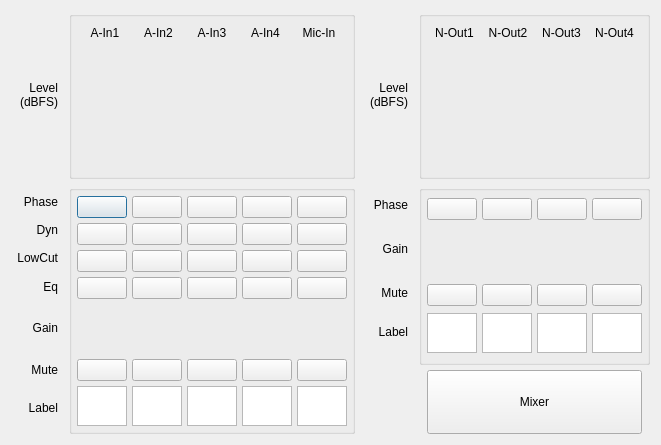
<?xml version="1.0" encoding="UTF-8"?>
<ui version="4.0">
 <class>DevSetting_WMIC_And_MicCenterDN_FangTu</class>
 <widget class="QDialog" name="DevSetting_WMIC_And_MicCenterDN_FangTu">
  <property name="geometry">
   <rect>
    <x>0</x>
    <y>0</y>
    <width>650</width>
    <height>439</height>
   </rect>
  </property>
  <property name="windowTitle">
   <string>Dialog</string>
  </property>
  <layout class="QGridLayout" name="gridLayout_7">
   <item row="0" column="0">
    <widget class="QWidget" name="widget_2" native="true">
     <layout class="QVBoxLayout" name="verticalLayout_3">
      <property name="spacing">
       <number>0</number>
      </property>
      <property name="rightMargin">
       <number>5</number>
      </property>
      <item>
       <spacer name="verticalSpacer_2">
        <property name="orientation">
         <enum>Qt::Vertical</enum>
        </property>
        <property name="sizeHint" stdset="0">
         <size>
          <width>20</width>
          <height>40</height>
         </size>
        </property>
       </spacer>
      </item>
      <item>
       <widget class="QLabel" name="label_16">
        <property name="text">
         <string>Level</string>
        </property>
        <property name="alignment">
         <set>Qt::AlignRight|Qt::AlignTrailing|Qt::AlignVCenter</set>
        </property>
       </widget>
      </item>
      <item>
       <widget class="QLabel" name="label_15">
        <property name="text">
         <string>(dBFS)</string>
        </property>
        <property name="alignment">
         <set>Qt::AlignRight|Qt::AlignTrailing|Qt::AlignVCenter</set>
        </property>
       </widget>
      </item>
      <item>
       <spacer name="verticalSpacer_3">
        <property name="orientation">
         <enum>Qt::Vertical</enum>
        </property>
        <property name="sizeHint" stdset="0">
         <size>
          <width>20</width>
          <height>40</height>
         </size>
        </property>
       </spacer>
      </item>
     </layout>
    </widget>
   </item>
   <item row="0" column="1">
    <widget class="QGroupBox" name="groupBox">
     <property name="title">
      <string/>
     </property>
     <layout class="QGridLayout" name="gridLayout">
      <item row="0" column="1">
       <widget class="QLabel" name="label_2">
        <property name="text">
         <string>A-In2</string>
        </property>
        <property name="alignment">
         <set>Qt::AlignCenter</set>
        </property>
       </widget>
      </item>
      <item row="1" column="2" alignment="Qt::AlignLeft">
       <widget class="VolumeWidget" name="Meter_AIn_3" native="true">
        <property name="minimumSize">
         <size>
          <width>33</width>
          <height>121</height>
         </size>
        </property>
        <property name="maximumSize">
         <size>
          <width>33</width>
          <height>121</height>
         </size>
        </property>
        <property name="MaxValue" stdset="0">
         <number>0</number>
        </property>
        <property name="MinValue" stdset="0">
         <number>-100</number>
        </property>
        <property name="SingleTrack" stdset="0">
         <bool>true</bool>
        </property>
        <property name="ScaleLabel" stdset="0">
         <bool>true</bool>
        </property>
       </widget>
      </item>
      <item row="1" column="0" alignment="Qt::AlignLeft">
       <widget class="VolumeWidget" name="Meter_AIn_1" native="true">
        <property name="minimumSize">
         <size>
          <width>33</width>
          <height>121</height>
         </size>
        </property>
        <property name="maximumSize">
         <size>
          <width>33</width>
          <height>121</height>
         </size>
        </property>
        <property name="MaxValue" stdset="0">
         <number>0</number>
        </property>
        <property name="MinValue" stdset="0">
         <number>-100</number>
        </property>
        <property name="SingleTrack" stdset="0">
         <bool>true</bool>
        </property>
        <property name="ScaleLabel" stdset="0">
         <bool>true</bool>
        </property>
       </widget>
      </item>
      <item row="1" column="1" alignment="Qt::AlignLeft">
       <widget class="VolumeWidget" name="Meter_AIn_2" native="true">
        <property name="minimumSize">
         <size>
          <width>33</width>
          <height>121</height>
         </size>
        </property>
        <property name="maximumSize">
         <size>
          <width>33</width>
          <height>121</height>
         </size>
        </property>
        <property name="MaxValue" stdset="0">
         <number>0</number>
        </property>
        <property name="MinValue" stdset="0">
         <number>-100</number>
        </property>
        <property name="SingleTrack" stdset="0">
         <bool>true</bool>
        </property>
        <property name="ScaleLabel" stdset="0">
         <bool>true</bool>
        </property>
       </widget>
      </item>
      <item row="0" column="0">
       <widget class="QLabel" name="label">
        <property name="text">
         <string>A-In1</string>
        </property>
        <property name="alignment">
         <set>Qt::AlignCenter</set>
        </property>
       </widget>
      </item>
      <item row="0" column="3">
       <widget class="QLabel" name="label_4">
        <property name="text">
         <string>A-In4</string>
        </property>
        <property name="alignment">
         <set>Qt::AlignCenter</set>
        </property>
       </widget>
      </item>
      <item row="0" column="2">
       <widget class="QLabel" name="label_3">
        <property name="text">
         <string>A-In3</string>
        </property>
        <property name="alignment">
         <set>Qt::AlignCenter</set>
        </property>
       </widget>
      </item>
      <item row="1" column="3" alignment="Qt::AlignLeft">
       <widget class="VolumeWidget" name="Meter_AIn_4" native="true">
        <property name="minimumSize">
         <size>
          <width>33</width>
          <height>121</height>
         </size>
        </property>
        <property name="maximumSize">
         <size>
          <width>33</width>
          <height>121</height>
         </size>
        </property>
        <property name="MaxValue" stdset="0">
         <number>0</number>
        </property>
        <property name="MinValue" stdset="0">
         <number>-100</number>
        </property>
        <property name="SingleTrack" stdset="0">
         <bool>true</bool>
        </property>
        <property name="ScaleLabel" stdset="0">
         <bool>true</bool>
        </property>
       </widget>
      </item>
      <item row="0" column="4">
       <widget class="QLabel" name="label_26">
        <property name="text">
         <string>Mic-In</string>
        </property>
        <property name="alignment">
         <set>Qt::AlignCenter</set>
        </property>
       </widget>
      </item>
      <item row="1" column="4" alignment="Qt::AlignLeft">
       <widget class="VolumeWidget" name="Meter_Mic_In" native="true">
        <property name="minimumSize">
         <size>
          <width>33</width>
          <height>121</height>
         </size>
        </property>
        <property name="maximumSize">
         <size>
          <width>33</width>
          <height>121</height>
         </size>
        </property>
        <property name="MaxValue" stdset="0">
         <number>0</number>
        </property>
        <property name="MinValue" stdset="0">
         <number>-100</number>
        </property>
        <property name="SingleTrack" stdset="0">
         <bool>true</bool>
        </property>
        <property name="ScaleLabel" stdset="0">
         <bool>true</bool>
        </property>
       </widget>
      </item>
     </layout>
    </widget>
   </item>
   <item row="0" column="2">
    <widget class="QWidget" name="widget_3" native="true">
     <layout class="QVBoxLayout" name="verticalLayout_4">
      <property name="spacing">
       <number>0</number>
      </property>
      <property name="rightMargin">
       <number>5</number>
      </property>
      <item>
       <spacer name="verticalSpacer_4">
        <property name="orientation">
         <enum>Qt::Vertical</enum>
        </property>
        <property name="sizeHint" stdset="0">
         <size>
          <width>20</width>
          <height>40</height>
         </size>
        </property>
       </spacer>
      </item>
      <item>
       <widget class="QLabel" name="label_17">
        <property name="text">
         <string>Level</string>
        </property>
        <property name="alignment">
         <set>Qt::AlignRight|Qt::AlignTrailing|Qt::AlignVCenter</set>
        </property>
       </widget>
      </item>
      <item>
       <widget class="QLabel" name="label_18">
        <property name="text">
         <string>(dBFS)</string>
        </property>
        <property name="alignment">
         <set>Qt::AlignRight|Qt::AlignTrailing|Qt::AlignVCenter</set>
        </property>
       </widget>
      </item>
      <item>
       <spacer name="verticalSpacer_5">
        <property name="orientation">
         <enum>Qt::Vertical</enum>
        </property>
        <property name="sizeHint" stdset="0">
         <size>
          <width>20</width>
          <height>40</height>
         </size>
        </property>
       </spacer>
      </item>
     </layout>
    </widget>
   </item>
   <item row="0" column="3">
    <widget class="QGroupBox" name="groupBox_2">
     <property name="title">
      <string/>
     </property>
     <layout class="QGridLayout" name="gridLayout_2">
      <item row="0" column="0">
       <widget class="QLabel" name="label_5">
        <property name="text">
         <string>N-Out1</string>
        </property>
        <property name="alignment">
         <set>Qt::AlignCenter</set>
        </property>
       </widget>
      </item>
      <item row="0" column="1">
       <widget class="QLabel" name="label_8">
        <property name="text">
         <string>N-Out2</string>
        </property>
        <property name="alignment">
         <set>Qt::AlignCenter</set>
        </property>
       </widget>
      </item>
      <item row="0" column="2">
       <widget class="QLabel" name="label_6">
        <property name="text">
         <string>N-Out3</string>
        </property>
        <property name="alignment">
         <set>Qt::AlignCenter</set>
        </property>
       </widget>
      </item>
      <item row="0" column="3">
       <widget class="QLabel" name="label_7">
        <property name="text">
         <string>N-Out4</string>
        </property>
        <property name="alignment">
         <set>Qt::AlignCenter</set>
        </property>
       </widget>
      </item>
      <item row="1" column="0" alignment="Qt::AlignLeft">
       <widget class="VolumeWidget" name="Meter_NOut_1" native="true">
        <property name="minimumSize">
         <size>
          <width>33</width>
          <height>121</height>
         </size>
        </property>
        <property name="maximumSize">
         <size>
          <width>33</width>
          <height>121</height>
         </size>
        </property>
        <property name="MaxValue" stdset="0">
         <number>0</number>
        </property>
        <property name="MinValue" stdset="0">
         <number>-100</number>
        </property>
        <property name="SingleTrack" stdset="0">
         <bool>true</bool>
        </property>
        <property name="ScaleLabel" stdset="0">
         <bool>true</bool>
        </property>
       </widget>
      </item>
      <item row="1" column="1" alignment="Qt::AlignLeft">
       <widget class="VolumeWidget" name="Meter_NOut_2" native="true">
        <property name="minimumSize">
         <size>
          <width>33</width>
          <height>121</height>
         </size>
        </property>
        <property name="maximumSize">
         <size>
          <width>33</width>
          <height>121</height>
         </size>
        </property>
        <property name="MaxValue" stdset="0">
         <number>0</number>
        </property>
        <property name="MinValue" stdset="0">
         <number>-100</number>
        </property>
        <property name="SingleTrack" stdset="0">
         <bool>true</bool>
        </property>
        <property name="ScaleLabel" stdset="0">
         <bool>true</bool>
        </property>
       </widget>
      </item>
      <item row="1" column="2" alignment="Qt::AlignLeft">
       <widget class="VolumeWidget" name="Meter_NOut_3" native="true">
        <property name="minimumSize">
         <size>
          <width>33</width>
          <height>121</height>
         </size>
        </property>
        <property name="maximumSize">
         <size>
          <width>33</width>
          <height>121</height>
         </size>
        </property>
        <property name="MaxValue" stdset="0">
         <number>0</number>
        </property>
        <property name="MinValue" stdset="0">
         <number>-100</number>
        </property>
        <property name="SingleTrack" stdset="0">
         <bool>true</bool>
        </property>
        <property name="ScaleLabel" stdset="0">
         <bool>true</bool>
        </property>
       </widget>
      </item>
      <item row="1" column="3" alignment="Qt::AlignLeft">
       <widget class="VolumeWidget" name="Meter_NOut_4" native="true">
        <property name="minimumSize">
         <size>
          <width>33</width>
          <height>121</height>
         </size>
        </property>
        <property name="maximumSize">
         <size>
          <width>33</width>
          <height>121</height>
         </size>
        </property>
        <property name="MaxValue" stdset="0">
         <number>0</number>
        </property>
        <property name="MinValue" stdset="0">
         <number>-100</number>
        </property>
        <property name="SingleTrack" stdset="0">
         <bool>true</bool>
        </property>
        <property name="ScaleLabel" stdset="0">
         <bool>true</bool>
        </property>
       </widget>
      </item>
     </layout>
    </widget>
   </item>
   <item row="1" column="0">
    <widget class="QWidget" name="widget" native="true">
     <layout class="QVBoxLayout" name="verticalLayout_2">
      <property name="spacing">
       <number>5</number>
      </property>
      <property name="leftMargin">
       <number>5</number>
      </property>
      <property name="topMargin">
       <number>5</number>
      </property>
      <property name="rightMargin">
       <number>5</number>
      </property>
      <property name="bottomMargin">
       <number>5</number>
      </property>
      <item>
       <widget class="QLabel" name="label_9">
        <property name="text">
         <string>Phase</string>
        </property>
        <property name="alignment">
         <set>Qt::AlignRight|Qt::AlignTrailing|Qt::AlignVCenter</set>
        </property>
       </widget>
      </item>
      <item>
       <widget class="QLabel" name="label_12">
        <property name="text">
         <string>Dyn</string>
        </property>
        <property name="alignment">
         <set>Qt::AlignRight|Qt::AlignTrailing|Qt::AlignVCenter</set>
        </property>
       </widget>
      </item>
      <item>
       <widget class="QLabel" name="label_13">
        <property name="text">
         <string>LowCut</string>
        </property>
        <property name="alignment">
         <set>Qt::AlignRight|Qt::AlignTrailing|Qt::AlignVCenter</set>
        </property>
       </widget>
      </item>
      <item>
       <widget class="QLabel" name="label_14">
        <property name="text">
         <string>Eq</string>
        </property>
        <property name="alignment">
         <set>Qt::AlignRight|Qt::AlignTrailing|Qt::AlignVCenter</set>
        </property>
       </widget>
      </item>
      <item>
       <widget class="QLabel" name="label_10">
        <property name="minimumSize">
         <size>
          <width>0</width>
          <height>50</height>
         </size>
        </property>
        <property name="maximumSize">
         <size>
          <width>16777215</width>
          <height>50</height>
         </size>
        </property>
        <property name="text">
         <string>Gain</string>
        </property>
        <property name="alignment">
         <set>Qt::AlignRight|Qt::AlignTrailing|Qt::AlignVCenter</set>
        </property>
       </widget>
      </item>
      <item>
       <widget class="QLabel" name="label_11">
        <property name="text">
         <string>Mute</string>
        </property>
        <property name="alignment">
         <set>Qt::AlignRight|Qt::AlignTrailing|Qt::AlignVCenter</set>
        </property>
       </widget>
      </item>
      <item>
       <widget class="QLabel" name="label_22">
        <property name="minimumSize">
         <size>
          <width>0</width>
          <height>43</height>
         </size>
        </property>
        <property name="text">
         <string>Label</string>
        </property>
        <property name="alignment">
         <set>Qt::AlignRight|Qt::AlignTrailing|Qt::AlignVCenter</set>
        </property>
       </widget>
      </item>
     </layout>
    </widget>
   </item>
   <item row="1" column="1">
    <widget class="QGroupBox" name="groupBox_3">
     <property name="title">
      <string/>
     </property>
     <layout class="QGridLayout" name="gridLayout_3">
      <property name="leftMargin">
       <number>5</number>
      </property>
      <property name="topMargin">
       <number>5</number>
      </property>
      <property name="rightMargin">
       <number>5</number>
      </property>
      <property name="bottomMargin">
       <number>5</number>
      </property>
      <property name="spacing">
       <number>5</number>
      </property>
      <item row="0" column="0">
       <widget class="QPushButton" name="Btn_Phase_AIn_1">
        <property name="text">
         <string/>
        </property>
        <property name="checkable">
         <bool>true</bool>
        </property>
       </widget>
      </item>
      <item row="6" column="2">
       <widget class="ConfigGainWidget" name="Gain_AIn_3" native="true">
        <property name="minimumSize">
         <size>
          <width>50</width>
          <height>50</height>
         </size>
        </property>
        <property name="maximumSize">
         <size>
          <width>50</width>
          <height>50</height>
         </size>
        </property>
        <property name="sizeIncrement">
         <size>
          <width>0</width>
          <height>0</height>
         </size>
        </property>
        <property name="MaxValue" stdset="0">
         <double>12.000000000000000</double>
        </property>
        <property name="MinValue" stdset="0">
         <double>-100.000000000000000</double>
        </property>
       </widget>
      </item>
      <item row="7" column="1">
       <widget class="QPushButton" name="Btn_Mute_AIn_2">
        <property name="text">
         <string/>
        </property>
        <property name="checkable">
         <bool>true</bool>
        </property>
        <property name="form" stdset="0">
         <cstring>Mute</cstring>
        </property>
       </widget>
      </item>
      <item row="3" column="4">
       <widget class="QPushButton" name="Btn_Dyn_Mic_In">
        <property name="text">
         <string/>
        </property>
       </widget>
      </item>
      <item row="3" column="0">
       <widget class="QPushButton" name="Btn_Dyn_AIn_1">
        <property name="text">
         <string/>
        </property>
       </widget>
      </item>
      <item row="7" column="3">
       <widget class="QPushButton" name="Btn_Mute_AIn_4">
        <property name="text">
         <string/>
        </property>
        <property name="checkable">
         <bool>true</bool>
        </property>
        <property name="form" stdset="0">
         <cstring>Mute</cstring>
        </property>
       </widget>
      </item>
      <item row="0" column="3">
       <widget class="QPushButton" name="Btn_Phase_AIn_4">
        <property name="text">
         <string/>
        </property>
        <property name="checkable">
         <bool>true</bool>
        </property>
       </widget>
      </item>
      <item row="6" column="0">
       <widget class="ConfigGainWidget" name="Gain_AIn_1" native="true">
        <property name="minimumSize">
         <size>
          <width>50</width>
          <height>50</height>
         </size>
        </property>
        <property name="maximumSize">
         <size>
          <width>50</width>
          <height>50</height>
         </size>
        </property>
        <property name="sizeIncrement">
         <size>
          <width>0</width>
          <height>0</height>
         </size>
        </property>
        <property name="MaxValue" stdset="0">
         <double>12.000000000000000</double>
        </property>
        <property name="MinValue" stdset="0">
         <double>-100.000000000000000</double>
        </property>
       </widget>
      </item>
      <item row="4" column="1">
       <widget class="QPushButton" name="Btn_LowCut_AIn_2">
        <property name="text">
         <string/>
        </property>
       </widget>
      </item>
      <item row="3" column="1">
       <widget class="QPushButton" name="Btn_Dyn_AIn_2">
        <property name="text">
         <string/>
        </property>
       </widget>
      </item>
      <item row="3" column="2">
       <widget class="QPushButton" name="Btn_Dyn_AIn_3">
        <property name="text">
         <string/>
        </property>
       </widget>
      </item>
      <item row="4" column="2">
       <widget class="QPushButton" name="Btn_LowCut_AIn_3">
        <property name="text">
         <string/>
        </property>
       </widget>
      </item>
      <item row="0" column="4">
       <widget class="QPushButton" name="Btn_Phase_Mic_In">
        <property name="text">
         <string/>
        </property>
        <property name="checkable">
         <bool>true</bool>
        </property>
       </widget>
      </item>
      <item row="6" column="1">
       <widget class="ConfigGainWidget" name="Gain_AIn_2" native="true">
        <property name="minimumSize">
         <size>
          <width>50</width>
          <height>50</height>
         </size>
        </property>
        <property name="maximumSize">
         <size>
          <width>50</width>
          <height>50</height>
         </size>
        </property>
        <property name="sizeIncrement">
         <size>
          <width>0</width>
          <height>0</height>
         </size>
        </property>
        <property name="MaxValue" stdset="0">
         <double>12.000000000000000</double>
        </property>
        <property name="MinValue" stdset="0">
         <double>-100.000000000000000</double>
        </property>
       </widget>
      </item>
      <item row="4" column="4">
       <widget class="QPushButton" name="Btn_LowCut_Mic_In">
        <property name="text">
         <string/>
        </property>
       </widget>
      </item>
      <item row="6" column="3">
       <widget class="ConfigGainWidget" name="Gain_AIn_4" native="true">
        <property name="minimumSize">
         <size>
          <width>50</width>
          <height>50</height>
         </size>
        </property>
        <property name="maximumSize">
         <size>
          <width>50</width>
          <height>50</height>
         </size>
        </property>
        <property name="sizeIncrement">
         <size>
          <width>0</width>
          <height>0</height>
         </size>
        </property>
        <property name="MaxValue" stdset="0">
         <double>12.000000000000000</double>
        </property>
        <property name="MinValue" stdset="0">
         <double>-100.000000000000000</double>
        </property>
       </widget>
      </item>
      <item row="7" column="0">
       <widget class="QPushButton" name="Btn_Mute_AIn_1">
        <property name="text">
         <string/>
        </property>
        <property name="checkable">
         <bool>true</bool>
        </property>
        <property name="form" stdset="0">
         <cstring>Mute</cstring>
        </property>
       </widget>
      </item>
      <item row="6" column="4">
       <widget class="ConfigGainWidget" name="Gain_Mic_In" native="true">
        <property name="minimumSize">
         <size>
          <width>50</width>
          <height>50</height>
         </size>
        </property>
        <property name="maximumSize">
         <size>
          <width>50</width>
          <height>50</height>
         </size>
        </property>
        <property name="sizeIncrement">
         <size>
          <width>0</width>
          <height>0</height>
         </size>
        </property>
        <property name="MaxValue" stdset="0">
         <double>12.000000000000000</double>
        </property>
        <property name="MinValue" stdset="0">
         <double>-100.000000000000000</double>
        </property>
       </widget>
      </item>
      <item row="4" column="3">
       <widget class="QPushButton" name="Btn_LowCut_AIn_4">
        <property name="text">
         <string/>
        </property>
       </widget>
      </item>
      <item row="3" column="3">
       <widget class="QPushButton" name="Btn_Dyn_AIn_4">
        <property name="text">
         <string/>
        </property>
       </widget>
      </item>
      <item row="0" column="1">
       <widget class="QPushButton" name="Btn_Phase_AIn_2">
        <property name="text">
         <string/>
        </property>
        <property name="checkable">
         <bool>true</bool>
        </property>
       </widget>
      </item>
      <item row="7" column="4">
       <widget class="QPushButton" name="Btn_Mute_Mic_In">
        <property name="text">
         <string/>
        </property>
        <property name="checkable">
         <bool>true</bool>
        </property>
        <property name="form" stdset="0">
         <cstring>Mute</cstring>
        </property>
       </widget>
      </item>
      <item row="0" column="2">
       <widget class="QPushButton" name="Btn_Phase_AIn_3">
        <property name="text">
         <string/>
        </property>
        <property name="checkable">
         <bool>true</bool>
        </property>
       </widget>
      </item>
      <item row="4" column="0">
       <widget class="QPushButton" name="Btn_LowCut_AIn_1">
        <property name="text">
         <string/>
        </property>
       </widget>
      </item>
      <item row="5" column="4">
       <widget class="QPushButton" name="Btn_Eq_Mic_In">
        <property name="text">
         <string/>
        </property>
       </widget>
      </item>
      <item row="5" column="3">
       <widget class="QPushButton" name="Btn_Eq_AIn_4">
        <property name="text">
         <string/>
        </property>
       </widget>
      </item>
      <item row="5" column="2">
       <widget class="QPushButton" name="Btn_Eq_AIn_3">
        <property name="text">
         <string/>
        </property>
       </widget>
      </item>
      <item row="5" column="1">
       <widget class="QPushButton" name="Btn_Eq_AIn_2">
        <property name="text">
         <string/>
        </property>
       </widget>
      </item>
      <item row="5" column="0">
       <widget class="QPushButton" name="Btn_Eq_AIn_1">
        <property name="text">
         <string/>
        </property>
       </widget>
      </item>
      <item row="7" column="2">
       <widget class="QPushButton" name="Btn_Mute_AIn_3">
        <property name="text">
         <string/>
        </property>
        <property name="checkable">
         <bool>true</bool>
        </property>
        <property name="form" stdset="0">
         <cstring>Mute</cstring>
        </property>
       </widget>
      </item>
      <item row="8" column="0">
       <widget class="QTextEdit" name="textEdit_AIn1">
        <property name="maximumSize">
         <size>
          <width>50</width>
          <height>40</height>
         </size>
        </property>
       </widget>
      </item>
      <item row="8" column="1">
       <widget class="QTextEdit" name="textEdit_AIn2">
        <property name="maximumSize">
         <size>
          <width>50</width>
          <height>40</height>
         </size>
        </property>
       </widget>
      </item>
      <item row="8" column="2">
       <widget class="QTextEdit" name="textEdit_AIn3">
        <property name="maximumSize">
         <size>
          <width>50</width>
          <height>40</height>
         </size>
        </property>
       </widget>
      </item>
      <item row="8" column="3">
       <widget class="QTextEdit" name="textEdit_AIn4">
        <property name="maximumSize">
         <size>
          <width>50</width>
          <height>40</height>
         </size>
        </property>
       </widget>
      </item>
      <item row="8" column="4">
       <widget class="QTextEdit" name="textEdit_MicIn">
        <property name="maximumSize">
         <size>
          <width>50</width>
          <height>40</height>
         </size>
        </property>
       </widget>
      </item>
     </layout>
    </widget>
   </item>
   <item row="1" column="2">
    <layout class="QVBoxLayout" name="verticalLayout_6">
     <property name="spacing">
      <number>0</number>
     </property>
     <property name="leftMargin">
      <number>0</number>
     </property>
     <property name="topMargin">
      <number>0</number>
     </property>
     <property name="rightMargin">
      <number>0</number>
     </property>
     <property name="bottomMargin">
      <number>0</number>
     </property>
     <item>
      <widget class="QWidget" name="widget_4" native="true">
       <layout class="QVBoxLayout" name="verticalLayout_5">
        <property name="spacing">
         <number>12</number>
        </property>
        <property name="leftMargin">
         <number>5</number>
        </property>
        <property name="topMargin">
         <number>13</number>
        </property>
        <property name="rightMargin">
         <number>5</number>
        </property>
        <property name="bottomMargin">
         <number>5</number>
        </property>
        <item>
         <widget class="QLabel" name="label_19">
          <property name="text">
           <string>Phase</string>
          </property>
          <property name="alignment">
           <set>Qt::AlignRight|Qt::AlignTrailing|Qt::AlignVCenter</set>
          </property>
         </widget>
        </item>
        <item>
         <widget class="QLabel" name="label_20">
          <property name="minimumSize">
           <size>
            <width>0</width>
            <height>50</height>
           </size>
          </property>
          <property name="maximumSize">
           <size>
            <width>16777215</width>
            <height>50</height>
           </size>
          </property>
          <property name="text">
           <string>Gain</string>
          </property>
          <property name="alignment">
           <set>Qt::AlignRight|Qt::AlignTrailing|Qt::AlignVCenter</set>
          </property>
         </widget>
        </item>
        <item>
         <widget class="QLabel" name="label_21">
          <property name="minimumSize">
           <size>
            <width>0</width>
            <height>0</height>
           </size>
          </property>
          <property name="text">
           <string>Mute</string>
          </property>
          <property name="alignment">
           <set>Qt::AlignRight|Qt::AlignTrailing|Qt::AlignVCenter</set>
          </property>
         </widget>
        </item>
        <item>
         <widget class="QLabel" name="label_23">
          <property name="minimumSize">
           <size>
            <width>0</width>
            <height>40</height>
           </size>
          </property>
          <property name="text">
           <string>Label</string>
          </property>
          <property name="alignment">
           <set>Qt::AlignRight|Qt::AlignTrailing|Qt::AlignVCenter</set>
          </property>
         </widget>
        </item>
       </layout>
      </widget>
     </item>
     <item>
      <spacer name="verticalSpacer_6">
       <property name="orientation">
        <enum>Qt::Vertical</enum>
       </property>
       <property name="sizeHint" stdset="0">
        <size>
         <width>20</width>
         <height>40</height>
        </size>
       </property>
      </spacer>
     </item>
    </layout>
   </item>
   <item row="1" column="3">
    <layout class="QVBoxLayout" name="verticalLayout">
     <property name="spacing">
      <number>5</number>
     </property>
     <item>
      <widget class="QGroupBox" name="groupBox_4">
       <property name="title">
        <string/>
       </property>
       <layout class="QGridLayout" name="gridLayout_4">
        <property name="leftMargin">
         <number>5</number>
        </property>
        <property name="topMargin">
         <number>5</number>
        </property>
        <property name="rightMargin">
         <number>5</number>
        </property>
        <property name="bottomMargin">
         <number>5</number>
        </property>
        <property name="spacing">
         <number>5</number>
        </property>
        <item row="0" column="1">
         <widget class="QPushButton" name="Btn_Phase_NOut_2">
          <property name="text">
           <string/>
          </property>
          <property name="checkable">
           <bool>true</bool>
          </property>
         </widget>
        </item>
        <item row="0" column="0">
         <widget class="QPushButton" name="Btn_Phase_NOut_1">
          <property name="text">
           <string/>
          </property>
          <property name="checkable">
           <bool>true</bool>
          </property>
         </widget>
        </item>
        <item row="1" column="2">
         <widget class="ConfigGainWidget" name="Gain_NOut_3" native="true">
          <property name="minimumSize">
           <size>
            <width>50</width>
            <height>50</height>
           </size>
          </property>
          <property name="maximumSize">
           <size>
            <width>50</width>
            <height>50</height>
           </size>
          </property>
          <property name="sizeIncrement">
           <size>
            <width>0</width>
            <height>0</height>
           </size>
          </property>
          <property name="MaxValue" stdset="0">
           <double>12.000000000000000</double>
          </property>
          <property name="MinValue" stdset="0">
           <double>-100.000000000000000</double>
          </property>
         </widget>
        </item>
        <item row="1" column="1">
         <widget class="ConfigGainWidget" name="Gain_NOut_2" native="true">
          <property name="minimumSize">
           <size>
            <width>50</width>
            <height>50</height>
           </size>
          </property>
          <property name="maximumSize">
           <size>
            <width>50</width>
            <height>50</height>
           </size>
          </property>
          <property name="sizeIncrement">
           <size>
            <width>0</width>
            <height>0</height>
           </size>
          </property>
          <property name="MaxValue" stdset="0">
           <double>12.000000000000000</double>
          </property>
          <property name="MinValue" stdset="0">
           <double>-100.000000000000000</double>
          </property>
         </widget>
        </item>
        <item row="1" column="0">
         <widget class="ConfigGainWidget" name="Gain_NOut_1" native="true">
          <property name="minimumSize">
           <size>
            <width>50</width>
            <height>50</height>
           </size>
          </property>
          <property name="maximumSize">
           <size>
            <width>50</width>
            <height>50</height>
           </size>
          </property>
          <property name="sizeIncrement">
           <size>
            <width>0</width>
            <height>0</height>
           </size>
          </property>
          <property name="MaxValue" stdset="0">
           <double>12.000000000000000</double>
          </property>
          <property name="MinValue" stdset="0">
           <double>-100.000000000000000</double>
          </property>
         </widget>
        </item>
        <item row="2" column="3">
         <widget class="QPushButton" name="Btn_Mute_NOut_4">
          <property name="text">
           <string/>
          </property>
          <property name="checkable">
           <bool>true</bool>
          </property>
          <property name="form" stdset="0">
           <cstring>Mute</cstring>
          </property>
         </widget>
        </item>
        <item row="2" column="2">
         <widget class="QPushButton" name="Btn_Mute_NOut_3">
          <property name="text">
           <string/>
          </property>
          <property name="checkable">
           <bool>true</bool>
          </property>
          <property name="form" stdset="0">
           <cstring>Mute</cstring>
          </property>
         </widget>
        </item>
        <item row="1" column="3">
         <widget class="ConfigGainWidget" name="Gain_NOut_4" native="true">
          <property name="minimumSize">
           <size>
            <width>50</width>
            <height>50</height>
           </size>
          </property>
          <property name="maximumSize">
           <size>
            <width>50</width>
            <height>50</height>
           </size>
          </property>
          <property name="sizeIncrement">
           <size>
            <width>0</width>
            <height>0</height>
           </size>
          </property>
          <property name="MaxValue" stdset="0">
           <double>12.000000000000000</double>
          </property>
          <property name="MinValue" stdset="0">
           <double>-100.000000000000000</double>
          </property>
         </widget>
        </item>
        <item row="0" column="2">
         <widget class="QPushButton" name="Btn_Phase_NOut_3">
          <property name="text">
           <string/>
          </property>
          <property name="checkable">
           <bool>true</bool>
          </property>
         </widget>
        </item>
        <item row="2" column="1">
         <widget class="QPushButton" name="Btn_Mute_NOut_2">
          <property name="text">
           <string/>
          </property>
          <property name="checkable">
           <bool>true</bool>
          </property>
          <property name="form" stdset="0">
           <cstring>Mute</cstring>
          </property>
         </widget>
        </item>
        <item row="0" column="3">
         <widget class="QPushButton" name="Btn_Phase_NOut_4">
          <property name="text">
           <string/>
          </property>
          <property name="checkable">
           <bool>true</bool>
          </property>
         </widget>
        </item>
        <item row="2" column="0">
         <widget class="QPushButton" name="Btn_Mute_NOut_1">
          <property name="text">
           <string/>
          </property>
          <property name="checkable">
           <bool>true</bool>
          </property>
          <property name="form" stdset="0">
           <cstring>Mute</cstring>
          </property>
         </widget>
        </item>
        <item row="3" column="0">
         <widget class="QTextEdit" name="textEdit_NOut1">
          <property name="maximumSize">
           <size>
            <width>50</width>
            <height>40</height>
           </size>
          </property>
         </widget>
        </item>
        <item row="3" column="1">
         <widget class="QTextEdit" name="textEdit_NOut2">
          <property name="maximumSize">
           <size>
            <width>50</width>
            <height>40</height>
           </size>
          </property>
         </widget>
        </item>
        <item row="3" column="2">
         <widget class="QTextEdit" name="textEdit_NOut3">
          <property name="maximumSize">
           <size>
            <width>50</width>
            <height>40</height>
           </size>
          </property>
         </widget>
        </item>
        <item row="3" column="3">
         <widget class="QTextEdit" name="textEdit_NOut4">
          <property name="maximumSize">
           <size>
            <width>50</width>
            <height>40</height>
           </size>
          </property>
         </widget>
        </item>
       </layout>
      </widget>
     </item>
     <item alignment="Qt::AlignHCenter|Qt::AlignVCenter">
      <widget class="QPushButton" name="Btn_Mixer">
       <property name="minimumSize">
        <size>
         <width>215</width>
         <height>64</height>
        </size>
       </property>
       <property name="text">
        <string>Mixer</string>
       </property>
      </widget>
     </item>
    </layout>
   </item>
  </layout>
 </widget>
 <customwidgets>
  <customwidget>
   <class>ConfigGainWidget</class>
   <extends>QWidget</extends>
   <header location="global">customWidget/configgainwidget.h</header>
   <container>1</container>
  </customwidget>
  <customwidget>
   <class>VolumeWidget</class>
   <extends>QWidget</extends>
   <header>customWidget/volumewidget.h</header>
   <container>1</container>
  </customwidget>
 </customwidgets>
 <resources/>
 <connections/>
</ui>
